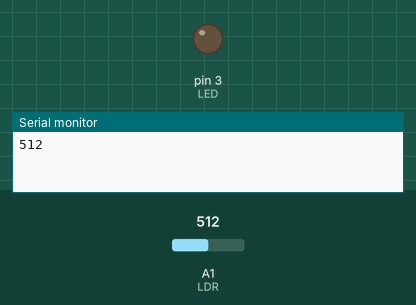
The sketch below on a simulated Arduino Uno, built with avr-gcc and run on an emulated ATmega328P. Shown: output pins drawn as LEDs (lit = HIGH), the last lines printed to the serial monitor. The test bench sets the inputs (shaded band); at power-on: A1 (LDR) = 512.

Above: at 0.1 s.
At 0.6 s:
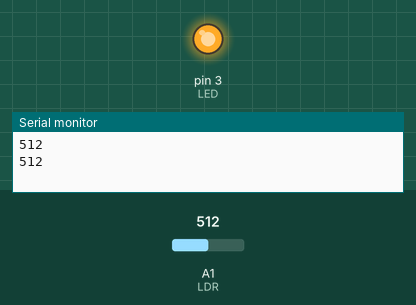
Timing chart, 0 to 2.1 s (numbered marks = the images above):
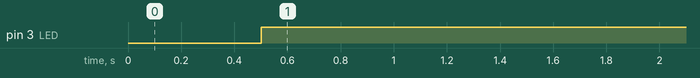

Measured:
- by itself, pin 3 (LED): LOW → HIGH at 0.50 s

The sketch:

LDR_led.ino
```cpp
//LDR ko lagi euta power arko ground
//glows in dark
#define LDR A1 // for port connected to it
#define LED 3
void setup() {
  pinMode(LDR, INPUT);
  pinMode(LED, OUTPUT);
  Serial.begin(9600);
}

void loop() {
  // put your main code here, to run repeatedly:
  int val = analogRead(LDR);
  Serial.println(val);
  delay(500);
  if(val==0)
    digitalWrite(LED, LOW);
  else
    digitalWrite(LED, HIGH);
}
```
